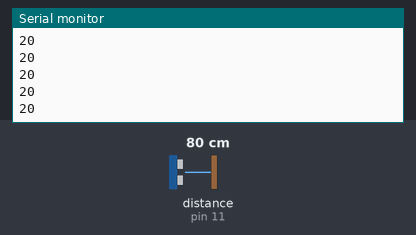
Bench run of a sketch on a simulated Arduino Uno, built with avr-gcc and run on an emulated ATmega328P. On the bench: the last lines printed to the serial monitor. Wiring (inferred from the names in the program): ultrasonic range finder: trigger pin 10; echo pin 11. The inputs (shaded band) are chosen by the test bench; at power-on: distance to the obstacle (sensor on pin 11) 80 cm. The echo pulse lasts 58.3 µs per cm.

Above: at 1.2 s.
1.3 s: distance to the obstacle (sensor on pin 11) set to 2 cm
At 1.38 s:
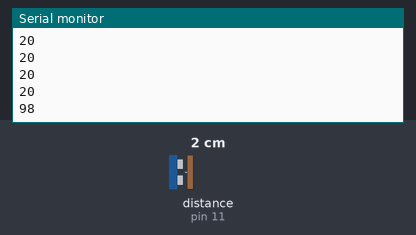
2.8 s: distance to the obstacle (sensor on pin 11) set to 4 cm
At 2.9 s:
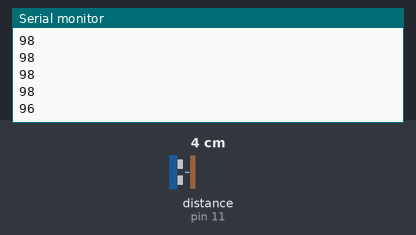
Timing chart, 0 to 5.8 s (numbered marks = the images above; inputs shaded):
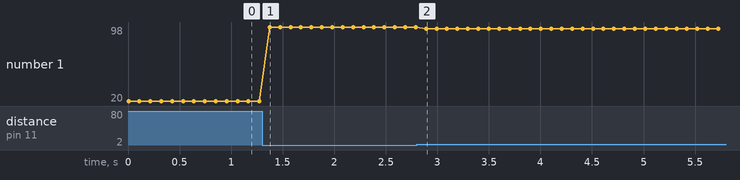

Measured:
- after the input at 1.3 s, the serial monitor: prints a new line after 0.07 s (image 1)
- after the input at 2.8 s, the serial monitor: prints a new line after 0.09 s (image 2)
- plotted number 1: 20 → 98 after the input at 1.3 s, 98 → 96 after the input at 2.8 s

The sketch:

ultra_tank.ino
```cpp
#include<SoftwareSerial.h>
SoftwareSerial mySerial(7,8);

#define triggerpin 10
#define echopin 11
unsigned int val;
long duration;
unsigned int q;
void setup()
{
Serial.begin(9600);
mySerial.begin(57600);
pinMode(triggerpin,OUTPUT);
pinMode(echopin,INPUT);
}

void loop(){
  val= val_measure();
  //Serial.println("val at starting of loop is :" );
  //Serial.print(val);
  q= map(val,0,100,100,0);
  if(q<100){
  mySerial.print(q);
  }else{}
  Serial.println(q);
  delay(100);
 }

int val_measure(){

digitalWrite(triggerpin,LOW);
delayMicroseconds(2);
digitalWrite(triggerpin,HIGH);
delayMicroseconds(10);
digitalWrite(triggerpin,LOW);
delayMicroseconds(2);

duration=pulseIn(echopin,HIGH);
int p=microTocenti(duration);
return p;
Serial.println(p);
}


long microTocenti(long microseconds)
{
int x=microseconds/29/2;
return x;
}
```
